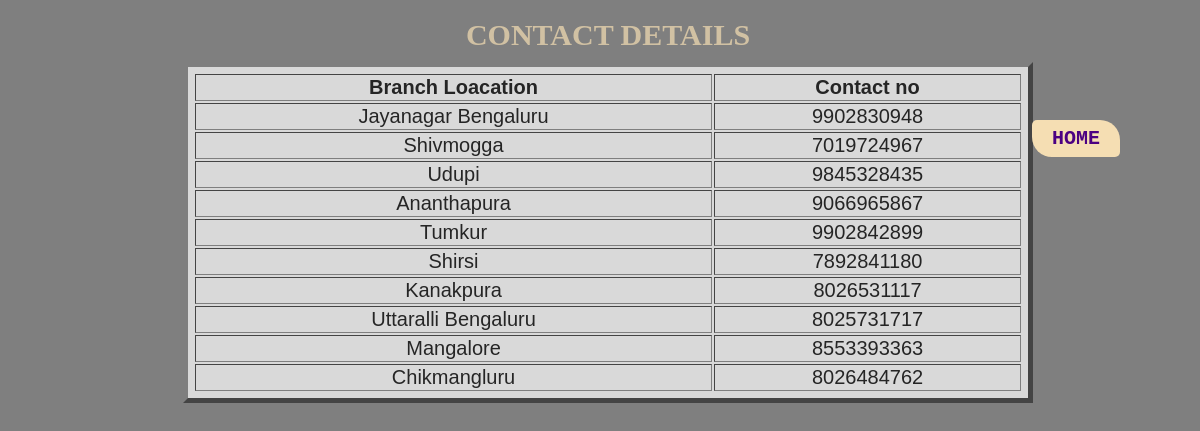
The page /contact.php on the database its author committed.
### tables this page shows
CREATE TABLE `branch` (
  `branch_id` int(5) NOT NULL,
  `branch_location` varchar(20) DEFAULT NULL,
  `mgr_id` int(5) DEFAULT NULL,
  `mgr_startdate` date DEFAULT NULL,
  `contact_no` bigint(11) DEFAULT NULL
);

### contact.php (the view, shortened to what this page needs)
<!DOCTYPE html>
<html>
<head>
        <link rel="stylesheet" href="mycs.css">
</head>
<body>
    <table width=850; border="5" align="center">
    <caption><h1>CONTACT DETAILS</h1></caption>
        <tr>
            <th>Branch Loacation</th>
            <th>Contact no</th>
            </tr>
        <?php
            $connection = mysqli_connect('localhost','root','','pet_care_center');
            $Query = "CALL contact()";
            $Execute = mysqli_query($connection, $Query);
            while($Datarows = mysqli_fetch_array($Execute))
            {
                $branch_location = $Datarows['branch_location'];
                $contact_no= $Datarows['contact_no'];
                ?>
        <tr>
        <td><?php echo $branch_location; ?></td>
        <td><?php echo $contact_no; ?></td>
            </tr>
    <?php    } ?>
    </table>
    <h3> <a href="index.php">HOME</a></h3>
</body>
</html>

### mycs.css (style rules this page uses)
a { background-color: wheat; color:indigo; font-size: 20px; font-family: monospace; padding:7px 20px; border-radius: 5px 20px; text-decoration: none; position: absolute; right:80px; top:120px; }
h1,h2 { font-family: cursive; font-size: 30px; margin: 10px 00px ; text-decoration: none; color: wheat; }

### contact.php (style rules this page uses)
table { padding: 5px; text-align: center; font-size: 20px; background-color: #ffffff; opacity: 0.7; }
h3 { margin-left: 75%; }
body { background:linear-gradient(rgba(0,0,0,0.5),rgba(0,0,0,0.5)), url(images/6309632422_068f46f94a_o.jpg); background-size: cover; width: 100%; display: table; font-family: sans-serif; }

### rows shown on the page
branch: branch_location "Jayanagar Bengaluru", contact_no "9902830948"
branch: branch_location "Shivmogga", contact_no "7019724967"
branch: branch_location "Udupi", contact_no "9845328435"
branch: branch_location "Ananthapura", contact_no "9066965867"
branch: branch_location "Tumkur", contact_no "9902842899"
branch: branch_location "Shirsi", contact_no "7892841180"
branch: branch_location "Kanakpura", contact_no "8026531117"
branch: branch_location "Uttaralli Bengaluru", contact_no "8025731717"
branch: branch_location "Mangalore", contact_no "8553393363"
branch: branch_location "Chikmangluru", contact_no "8026484762"
